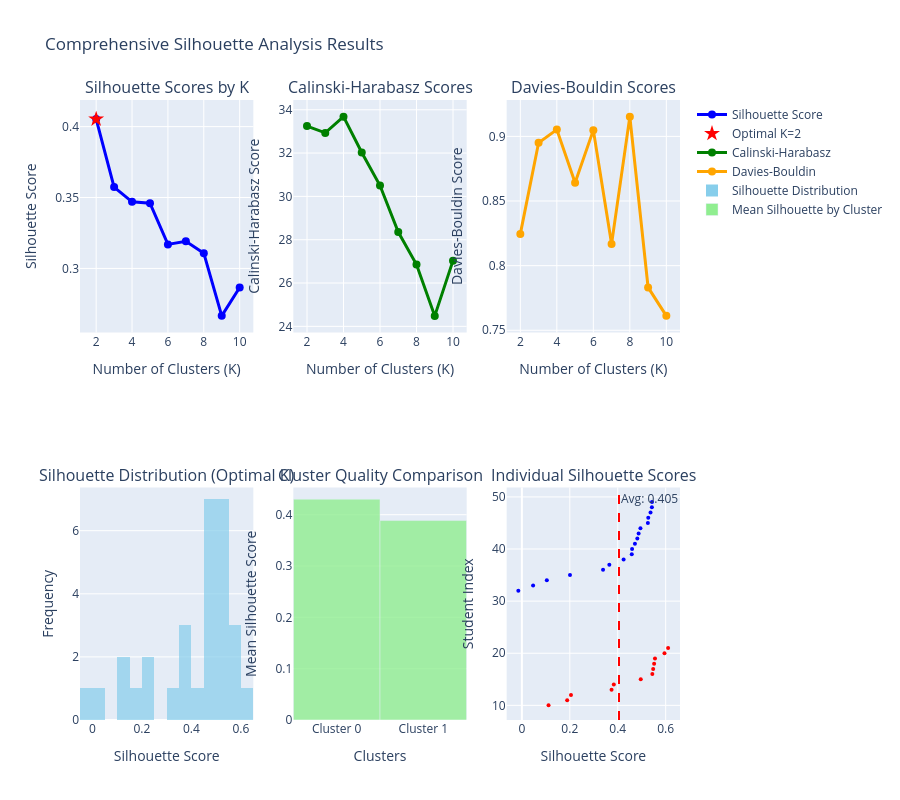

The code cell stored with this chart in its notebook:
### Markdown cell above
### 🎯 **Clustering Optimization Theory**

#### **📈 K-Means Mathematical Foundation**

The K-Means algorithm optimizes the **Within-Cluster Sum of Squares (WCSS)**:

```
Objective Function: minimize Σᵢ₌₁ᵏ Σₓ∈Cᵢ ||x - μᵢ||²

Where:
- k = number of clusters (teams)
- Cᵢ = cluster i
- μᵢ = centroid of cluster i
- ||x - μᵢ||² = squared Euclidean distance
```

#### **🔬 Optimal K Selection Methodology**

We employ **multiple convergent approaches** for robust K selection:

1. **Elbow Method**: Identifies the "elbow" in WCSS reduction curve
2. **Silhouette Analysis**: Maximizes average silhouette score
3. **Calinski-Harabasz**: Maximizes ratio of between/within cluster variance
4. **Davies-Bouldin**: Minimizes average cluster similarity
5. **Composite Scoring**: Weighted combination of all metrics

#### **🎲 Initialization Strategy**

**K-Means++ Initialization** provides superior convergence:
- **Smart Seeding**: First centroid chosen randomly
- **Distance-Based Selection**: Subsequent centroids chosen with probability proportional to squared distance
- **Convergence Guarantee**: Typically converges faster than random initialization
- **Multiple Runs**: 10 initializations with best result selection

#### **📊 Convergence Criteria**

```python
# Convergence conditions
tolerance = 1e-4  # Minimum centroid movement
max_iterations = 300  # Maximum algorithm iterations
```

This ensures **mathematical rigor** while maintaining computational efficiency for educational team formation scenarios.

### Code cell
# 📊 COMPREHENSIVE SILHOUETTE ANALYSIS & VISUALIZATION
print("="*80)
print("📈 DETAILED SILHOUETTE ANALYSIS & CLUSTER QUALITY ASSESSMENT")
print("="*80)

def detailed_silhouette_analysis(X_scaled, training_results, optimal_k, class_labels, verbose=True):
    """
    Comprehensive silhouette analysis with detailed visualizations and insights
    """
    
    if verbose:
        print(f"\n🔍 SILHOUETTE ANALYSIS OVERVIEW:")
        print(f"   • Optimal K: {optimal_k}")
        print(f"   • Data Points: {len(X_scaled)}")
        print(f"   • Features: {X_scaled.shape[1]}")
    
    # Calculate detailed silhouette metrics for optimal k
    silhouette_avg = silhouette_score(X_scaled, class_labels)
    sample_silhouette_values = silhouette_samples(X_scaled, class_labels)
    
    if verbose:
        print(f"\n📊 SILHOUETTE SCORE BREAKDOWN:")
        print(f"   • Average Silhouette Score: {silhouette_avg:.4f}")
        print(f"   • Score Interpretation:")
        if silhouette_avg >= 0.7:
            print(f"     🟢 EXCELLENT clustering (≥0.7)")
        elif silhouette_avg >= 0.5:
            print(f"     🟡 GOOD clustering (0.5-0.7)")
        elif silhouette_avg >= 0.25:
            print(f"     🟠 FAIR clustering (0.25-0.5)")
        else:
            print(f"     🔴 POOR clustering (<0.25)")
    
    # Analyze silhouette scores by cluster
    cluster_silhouette_stats = {}
    unique_labels = np.unique(class_labels)
    
    print(f"\n📋 PER-CLUSTER SILHOUETTE ANALYSIS:")
    for cluster_id in unique_labels:
        cluster_mask = (class_labels == cluster_id)
        cluster_silhouette_scores = sample_silhouette_values[cluster_mask]
        
        cluster_stats = {
            'count': len(cluster_silhouette_scores),
            'mean': np.mean(cluster_silhouette_scores),
            'std': np.std(cluster_silhouette_scores),
            'min': np.min(cluster_silhouette_scores),
            'max': np.max(cluster_silhouette_scores),
            'median': np.median(cluster_silhouette_scores),
            'negative_count': np.sum(cluster_silhouette_scores < 0),
            'excellent_count': np.sum(cluster_silhouette_scores >= 0.7),
            'good_count': np.sum((cluster_silhouette_scores >= 0.5) & (cluster_silhouette_scores < 0.7)),
            'scores': cluster_silhouette_scores
        }
        
        cluster_silhouette_stats[cluster_id] = cluster_stats
        
        if verbose:
            print(f"\n   🎯 Cluster {cluster_id} ({cluster_stats['count']} students):")
            print(f"     • Mean Silhouette: {cluster_stats['mean']:.4f}")
            print(f"     • Std Deviation: {cluster_stats['std']:.4f}")
            print(f"     • Range: [{cluster_stats['min']:.4f}, {cluster_stats['max']:.4f}]")
            print(f"     • Median: {cluster_stats['median']:.4f}")
            print(f"     • Negative Scores: {cluster_stats['negative_count']} ({cluster_stats['negative_count']/cluster_stats['count']*100:.1f}%)")
            print(f"     • Excellent (≥0.7): {cluster_stats['excellent_count']} ({cluster_stats['excellent_count']/cluster_stats['count']*100:.1f}%)")
            print(f"     • Good (0.5-0.7): {cluster_stats['good_count']} ({cluster_stats['good_count']/cluster_stats['count']*100:.1f}%)")
    
    # Overall quality metrics
    total_negative = np.sum(sample_silhouette_values < 0)
    total_excellent = np.sum(sample_silhouette_values >= 0.7)
    total_good = np.sum((sample_silhouette_values >= 0.5) & (sample_silhouette_values < 0.7))
    total_fair = np.sum((sample_silhouette_values >= 0.25) & (sample_silhouette_values < 0.5))
    total_poor = np.sum(sample_silhouette_values < 0.25)
    
    if verbose:
        print(f"\n🏆 OVERALL QUALITY DISTRIBUTION:")
        print(f"   • Excellent (≥0.7): {total_excellent} students ({total_excellent/len(sample_silhouette_values)*100:.1f}%)")
        print(f"   • Good (0.5-0.7): {total_good} students ({total_good/len(sample_silhouette_values)*100:.1f}%)")
        print(f"   • Fair (0.25-0.5): {total_fair} students ({total_fair/len(sample_silhouette_values)*100:.1f}%)")
        print(f"   • Poor (<0.25): {total_poor} students ({total_poor/len(sample_silhouette_values)*100:.1f}%)")
        print(f"   • Misclassified (<0): {total_negative} students ({total_negative/len(sample_silhouette_values)*100:.1f}%)")
    
    # Create comprehensive silhouette visualization
    from plotly.subplots import make_subplots
    
    fig = make_subplots(
        rows=2, cols=3,
        subplot_titles=[
            'Silhouette Scores by K',
            'Calinski-Harabasz Scores',
            'Davies-Bouldin Scores',
            'Silhouette Distribution (Optimal K)',
            'Cluster Quality Comparison',
            'Individual Silhouette Scores'
        ],
        specs=[[{"secondary_y": False}, {"secondary_y": False}, {"secondary_y": False}],
               [{"secondary_y": False}, {"secondary_y": False}, {"secondary_y": False}]]
    )
    
    # Plot 1: Silhouette scores by K
    fig.add_trace(go.Scatter(
        x=training_results['k_values'],
        y=training_results['silhouette_avg'],
        mode='lines+markers',
        name='Silhouette Score',
        line=dict(color='blue', width=3),
        marker=dict(size=8)
    ), row=1, col=1)
    
    # Highlight optimal k
    optimal_k_idx = training_results['k_values'].index(optimal_k)
    fig.add_trace(go.Scatter(
        x=[optimal_k],
        y=[training_results['silhouette_avg'][optimal_k_idx]],
        mode='markers',
        name=f'Optimal K={optimal_k}',
        marker=dict(color='red', size=12, symbol='star')
    ), row=1, col=1)
    
    # Plot 2: Calinski-Harabasz scores
    fig.add_trace(go.Scatter(
        x=training_results['k_values'],
        y=training_results['calinski_harabasz'],
        mode='lines+markers',
        name='Calinski-Harabasz',
        line=dict(color='green', width=3),
        marker=dict(size=8)
    ), row=1, col=2)
    
    # Plot 3: Davies-Bouldin scores
    fig.add_trace(go.Scatter(
        x=training_results['k_values'],
        y=training_results['davies_bouldin'],
        mode='lines+markers',
        name='Davies-Bouldin',
        line=dict(color='orange', width=3),
        marker=dict(size=8)
    ), row=1, col=3)
    
    # Plot 4: Silhouette distribution for optimal k
    fig.add_trace(go.Histogram(
        x=sample_silhouette_values,
        nbinsx=20,
        name='Silhouette Distribution',
        marker=dict(color='skyblue', opacity=0.7)
    ), row=2, col=1)
    
    # Plot 5: Cluster quality comparison
    cluster_means = [cluster_silhouette_stats[cid]['mean'] for cid in unique_labels]
    cluster_names = [f'Cluster {cid}' for cid in unique_labels]
    
    fig.add_trace(go.Bar(
        x=cluster_names,
        y=cluster_means,
        name='Mean Silhouette by Cluster',
        marker=dict(color='lightgreen', opacity=0.8)
    ), row=2, col=2)
    
    # Plot 6: Individual silhouette scores
    y_lower = 10
    colors = ['red', 'blue', 'green', 'orange', 'purple', 'brown', 'pink', 'gray']
    
    for i, cluster_id in enumerate(unique_labels):
        cluster_silhouette_scores = cluster_silhouette_stats[cluster_id]['scores']
        cluster_silhouette_scores.sort()
        
        size_cluster_i = len(cluster_silhouette_scores)
        y_upper = y_lower + size_cluster_i
        
        color = colors[i % len(colors)]
        fig.add_trace(go.Scatter(
            x=cluster_silhouette_scores,
            y=list(range(y_lower, y_upper)),
            mode='markers',
            name=f'Cluster {cluster_id}',
            marker=dict(color=color, size=4),
            showlegend=False
        ), row=2, col=3)
        
        y_lower = y_upper + 10
    
    # Add vertical line for average silhouette score
    fig.add_vline(x=silhouette_avg, line_dash="dash", line_color="red", 
                  annotation_text=f"Avg: {silhouette_avg:.3f}", row=2, col=3)
    
    # Update layout
    fig.update_layout(
        title_text="Comprehensive Silhouette Analysis Results",
        height=800,
        showlegend=True
    )
    
    # Update axis labels
    fig.update_xaxes(title_text="Number of Clusters (K)", row=1, col=1)
    fig.update_yaxes(title_text="Silhouette Score", row=1, col=1)
    
    fig.update_xaxes(title_text="Number of Clusters (K)", row=1, col=2)
    fig.update_yaxes(title_text="Calinski-Harabasz Score", row=1, col=2)
    
    fig.update_xaxes(title_text="Number of Clusters (K)", row=1, col=3)
    fig.update_yaxes(title_text="Davies-Bouldin Score", row=1, col=3)
    
    fig.update_xaxes(title_text="Silhouette Score", row=2, col=1)
    fig.update_yaxes(title_text="Frequency", row=2, col=1)
    
    fig.update_xaxes(title_text="Clusters", row=2, col=2)
    fig.update_yaxes(title_text="Mean Silhouette Score", row=2, col=2)
    
    fig.update_xaxes(title_text="Silhouette Score", row=2, col=3)
    fig.update_yaxes(title_text="Student Index", row=2, col=3)
    
    fig.show()
    
    # Statistical significance testing
    if verbose:
        print(f"\n📊 STATISTICAL VALIDATION:")
        
        # Test cluster separation
        from scipy import stats
        cluster_pairs_tests = []
        for i in range(len(unique_labels)):
            for j in range(i+1, len(unique_labels)):
                cluster_i_scores = cluster_silhouette_stats[unique_labels[i]]['scores']
                cluster_j_scores = cluster_silhouette_stats[unique_labels[j]]['scores']
                
                # Mann-Whitney U test for cluster separation
                statistic, p_value = stats.mannwhitneyu(cluster_i_scores, cluster_j_scores, 
                                                       alternative='two-sided')
                cluster_pairs_tests.append((i, j, p_value))
                
                if p_value < 0.05:
                    significance = "Significantly different"
                else:
                    significance = "Not significantly different"
                
                print(f"   • Cluster {unique_labels[i]} vs {unique_labels[j]}: p={p_value:.4f} ({significance})")
        
        # Overall clustering quality assessment
        quality_score = (total_excellent * 1.0 + total_good * 0.8 + total_fair * 0.5 + 
                        total_poor * 0.2 - total_negative * 0.5) / len(sample_silhouette_values)
        
        print(f"\n🏆 FINAL CLUSTERING QUALITY ASSESSMENT:")
        print(f"   • Overall Quality Score: {quality_score:.4f}")
        print(f"   • Clustering Effectiveness: {silhouette_avg:.4f}")
        print(f"   • Cluster Separation Quality: {'Strong' if np.mean([p < 0.05 for _, _, p in cluster_pairs_tests]) > 0.7 else 'Moderate'}")
        
        if quality_score >= 0.8:
            print(f"   • 🟢 RECOMMENDATION: Excellent clustering - Proceed with confidence")
        elif quality_score >= 0.6:
            print(f"   • 🟡 RECOMMENDATION: Good clustering - Suitable for most applications")
        elif quality_score >= 0.4:
            print(f"   • 🟠 RECOMMENDATION: Fair clustering - Consider parameter tuning")
        else:
            print(f"   • 🔴 RECOMMENDATION: Poor clustering - Requires algorithm revision")
    
    return cluster_silhouette_stats, quality_score

# Execute detailed silhouette analysis
print(f"🚀 Starting comprehensive silhouette analysis...")
silhouette_stats, quality_score = detailed_silhouette_analysis(
    X_scaled, training_results, optimal_k, class_labels, verbose=True
)

print(f"\n🎉 SILHOUETTE ANALYSIS COMPLETED!")
print(f"="*80)

### Figure 1 — Plotly figure (JSON) as saved in the notebook; plotly's stock layout.template omitted (floating-point values rounded to 4 significant figures)
{"data": [{"line": {"color": "blue", "width": 3}, "marker": {"size": 8}, "mode": "lines+markers", "name": "Silhouette Score", "type": "scatter", "x": [2, 3, 4, 5, 6, 7, 8, 9, 10], "xaxis": "x", "y": [0.4053, 0.3574, 0.347, 0.346, 0.3169, 0.3191, 0.3107, 0.2665, 0.2866], "yaxis": "y"}, {"marker": {"color": "red", "size": 12, "symbol": "star"}, "mode": "markers", "name": "Optimal K=2", "type": "scatter", "x": [2], "xaxis": "x", "y": [0.4053], "yaxis": "y"}, {"line": {"color": "green", "width": 3}, "marker": {"size": 8}, "mode": "lines+markers", "name": "Calinski-Harabasz", "type": "scatter", "x": [2, 3, 4, 5, 6, 7, 8, 9, 10], "xaxis": "x2", "y": [33.25, 32.93, 33.68, 32.02, 30.5, 28.35, 26.85, 24.48, 27.03], "yaxis": "y2"}, {"line": {"color": "orange", "width": 3}, "marker": {"size": 8}, "mode": "lines+markers", "name": "Davies-Bouldin", "type": "scatter", "x": [2, 3, 4, 5, 6, 7, 8, 9, 10], "xaxis": "x3", "y": [0.8246, 0.895, 0.9053, 0.8642, 0.9048, 0.8168, 0.9153, 0.7832, 0.7611], "yaxis": "y3"}, {"marker": {"color": "skyblue", "opacity": 0.7}, "name": "Silhouette Distribution", "nbinsx": 20, "type": "histogram", "x": [0.4947, 0.2049, 0.4245, 0.3387, 0.5951, 0.5555, 0.6102, 0.4872, 0.5444, 0.5275, 0.1891, 0.0468, 0.4598, 0.4961, 0.4586, 0.4717, 0.5425, 0.2007, 0.1112, 0.5258, 0.5368, 0.5519, 0.1041, 0.4817, 0.543, 0.3742, 0.5479, 0.365, 0.3836, -0.0148], "xaxis": "x4", "yaxis": "y4"}, {"marker": {"color": "lightgreen", "opacity": 0.8}, "name": "Mean Silhouette by Cluster", "type": "bar", "x": ["Cluster 0", "Cluster 1"], "xaxis": "x5", "y": [0.4303, 0.3886], "yaxis": "y5"}, {"marker": {"color": "red", "size": 4}, "mode": "markers", "name": "Cluster 0", "showlegend": false, "type": "scatter", "x": [0.1112, 0.1891, 0.2049, 0.3742, 0.3836, 0.4961, 0.5444, 0.5479, 0.5519, 0.5555, 0.5951, 0.6102], "xaxis": "x6", "y": [10, 11, 12, 13, 14, 15, 16, 17, 18, 19, 20, 21], "yaxis": "y6"}, {"marker": {"color": "blue", "size": 4}, "mode": "markers", "name": "Cluster 1", "showlegend": false, "type": "scatter", "x": [-0.0148, 0.0468, 0.1041, 0.2007, 0.3387, 0.365, 0.4245, 0.4586, 0.4598, 0.4717, 0.4817, 0.4872, 0.4947, 0.5258, 0.5275, 0.5368, 0.5425, 0.543], "xaxis": "x6", "y": [32, 33, 34, 35, 36, 37, 38, 39, 40, 41, 42, 43, 44, 45, 46, 47, 48, 49], "yaxis": "y6"}], "layout": {"annotations": [{"font": {"size": 16}, "showarrow": false, "text": "Silhouette Scores by K", "x": 0.1444, "xanchor": "center", "xref": "paper", "y": 1, "yanchor": "bottom", "yref": "paper"}, {"font": {"size": 16}, "showarrow": false, "text": "Calinski-Harabasz Scores", "x": 0.5, "xanchor": "center", "xref": "paper", "y": 1, "yanchor": "bottom", "yref": "paper"}, {"font": {"size": 16}, "showarrow": false, "text": "Davies-Bouldin Scores", "x": 0.8556, "xanchor": "center", "xref": "paper", "y": 1, "yanchor": "bottom", "yref": "paper"}, {"font": {"size": 16}, "showarrow": false, "text": "Silhouette Distribution (Optimal K)", "x": 0.1444, "xanchor": "center", "xref": "paper", "y": 0.375, "yanchor": "bottom", "yref": "paper"}, {"font": {"size": 16}, "showarrow": false, "text": "Cluster Quality Comparison", "x": 0.5, "xanchor": "center", "xref": "paper", "y": 0.375, "yanchor": "bottom", "yref": "paper"}, {"font": {"size": 16}, "showarrow": false, "text": "Individual Silhouette Scores", "x": 0.8556, "xanchor": "center", "xref": "paper", "y": 0.375, "yanchor": "bottom", "yref": "paper"}, {"showarrow": false, "text": "Avg: 0.405", "x": 0.4053, "xanchor": "left", "xref": "x6", "y": 1, "yanchor": "top", "yref": "y6 domain"}], "height": 800, "shapes": [{"line": {"color": "red", "dash": "dash"}, "type": "line", "x0": 0.4053, "x1": 0.4053, "xref": "x6", "y0": 0, "y1": 1, "yref": "y6 domain"}], "showlegend": true, "title": {"text": "Comprehensive Silhouette Analysis Results"}, "xaxis": {"anchor": "y", "domain": [0, 0.2889], "title": {"text": "Number of Clusters (K)"}}, "xaxis2": {"anchor": "y2", "domain": [0.3556, 0.6444], "title": {"text": "Number of Clusters (K)"}}, "xaxis3": {"anchor": "y3", "domain": [0.7111, 1], "title": {"text": "Number of Clusters (K)"}}, "xaxis4": {"anchor": "y4", "domain": [0, 0.2889], "title": {"text": "Silhouette Score"}}, "xaxis5": {"anchor": "y5", "domain": [0.3556, 0.6444], "title": {"text": "Clusters"}}, "xaxis6": {"anchor": "y6", "domain": [0.7111, 1], "title": {"text": "Silhouette Score"}}, "yaxis": {"anchor": "x", "domain": [0.625, 1], "title": {"text": "Silhouette Score"}}, "yaxis2": {"anchor": "x2", "domain": [0.625, 1], "title": {"text": "Calinski-Harabasz Score"}}, "yaxis3": {"anchor": "x3", "domain": [0.625, 1], "title": {"text": "Davies-Bouldin Score"}}, "yaxis4": {"anchor": "x4", "domain": [0, 0.375], "title": {"text": "Frequency"}}, "yaxis5": {"anchor": "x5", "domain": [0, 0.375], "title": {"text": "Mean Silhouette Score"}}, "yaxis6": {"anchor": "x6", "domain": [0, 0.375], "title": {"text": "Student Index"}}}}
